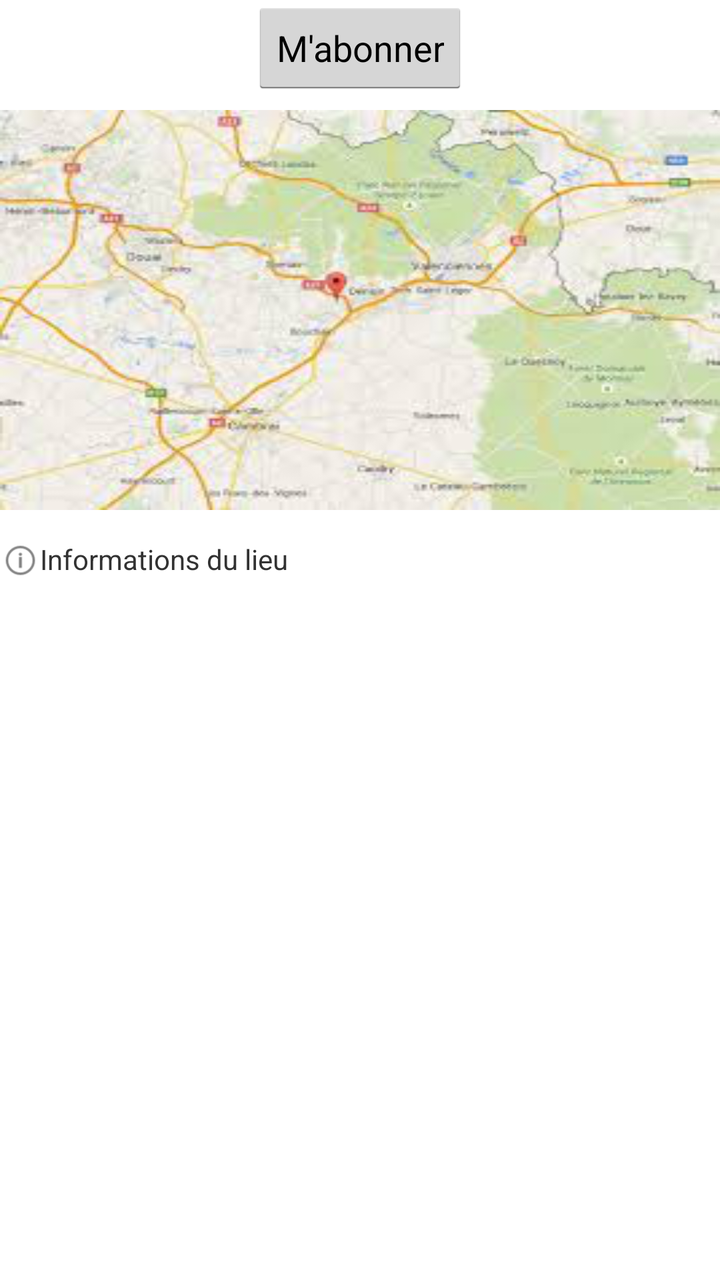
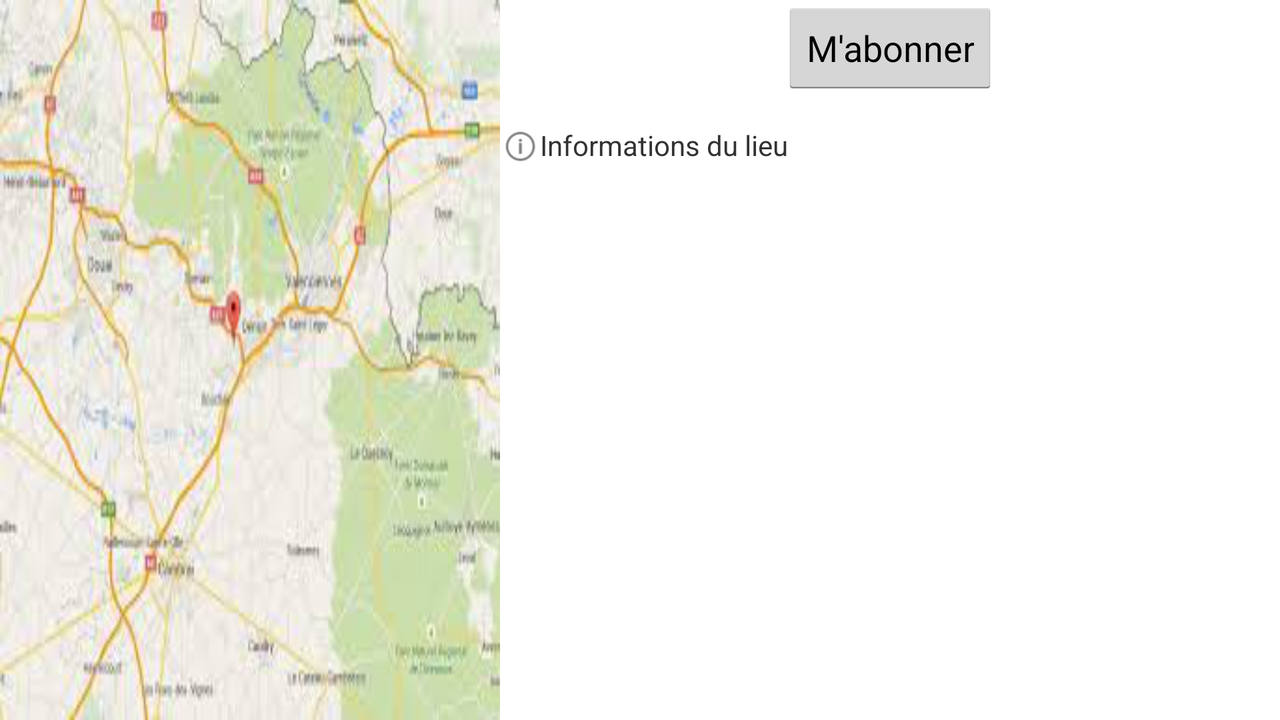

An Android layout and its configuration variant, each rendered on a device that would load it. The default file and the variant file are quoted in full after the pictures.
<!-- AndroidManifest.xml: application theme AppTheme -->
<!-- res/layout/activity_lieu_details.xml -->
<?xml version="1.0" encoding="utf-8"?>

<LinearLayout xmlns:android="http://schemas.android.com/apk/res/android"
    android:layout_width="match_parent"
    android:layout_height="match_parent"
    android:orientation="vertical" >

    <RelativeLayout
        android:layout_width="fill_parent"
        android:layout_height="wrap_content" >

        <Button
            android:id="@+id/lieu_details_layout_button_abonner"
            android:layout_width="wrap_content"
            android:layout_height="wrap_content"
            android:layout_centerHorizontal="true"
            android:text="M&apos;abonner" />
    </RelativeLayout>

    <RelativeLayout
        android:id="@+id/lieu_details_layout_imageLieu"
        android:layout_width="fill_parent"
        android:layout_height="200dp"
        android:layout_marginTop="7dp"
        android:background="@drawable/map2" >
    </RelativeLayout>

    <LinearLayout
        android:id="@+id/lieu_details_layout_groupe_intituleDetails"
        android:layout_width="wrap_content"
        android:layout_height="wrap_content"
        android:layout_marginTop="15dp"
        android:orientation="horizontal" >

        <ImageView
            android:layout_width="20dp"
            android:layout_height="20dp"
            android:contentDescription="Image du lieu"
            android:src="@drawable/ic_action_help" />

        <TextView
            android:layout_width="wrap_content"
            android:layout_height="wrap_content"
            android:text="Informations du lieu" />
    </LinearLayout>

    <ListView
        android:id="@+id/lieu_details_layout_listView_detailsLieu"
        android:layout_width="wrap_content"
        android:layout_height="wrap_content" >
    </ListView>

</LinearLayout>
<!-- resources referenced by this layout -->
<resources>
  <!-- drawable ic_action_help: png bitmap (drawable-mdpi, 1146 bytes) -->
  <!-- drawable map2: png bitmap (drawable-mdpi, 94530 bytes) -->
  <style name="AppTheme" parent="AppBaseTheme">
          
      </style>
  <!-- from res/values-v14/ -->
  <style name="AppBaseTheme" parent="android:Theme.Holo.Light.DarkActionBar">
          
      </style>
</resources>
<!-- res/layout-land/activity_lieu_details.xml (the author's variant of the layout above) -->
<!-- drawn on the phone turned sideways -->
<?xml version="1.0" encoding="utf-8"?>

<LinearLayout xmlns:android="http://schemas.android.com/apk/res/android"
    android:layout_width="match_parent"
    android:layout_height="match_parent"
    android:orientation="horizontal" >

    <RelativeLayout
        android:id="@+id/lieu_details_layout_imageLieu"
        android:layout_width="250dp"
        android:layout_height="fill_parent"
        android:background="@drawable/map2" >
    </RelativeLayout>

     <LinearLayout
            android:layout_width="wrap_content"
            android:layout_height="wrap_content"
            android:orientation="vertical" >

        <RelativeLayout
            android:layout_width="fill_parent"
            android:layout_height="wrap_content" >

            <Button
                android:id="@+id/lieu_details_layout_button_abonner"
                android:layout_width="wrap_content"
                android:layout_height="wrap_content"
                android:layout_centerHorizontal="true"
                android:text="M&apos;abonner" />
        </RelativeLayout>

        <LinearLayout
            android:id="@+id/lieu_details_layout_groupe_intituleDetails"
            android:layout_width="wrap_content"
            android:layout_height="wrap_content"
            android:layout_marginTop="15dp"
            android:orientation="horizontal" >

            <ImageView
                android:layout_width="20dp"
                android:layout_height="20dp"
                android:contentDescription="Image du lieu"
                android:src="@drawable/ic_action_help" />

            <TextView
                android:layout_width="wrap_content"
                android:layout_height="wrap_content"
                android:text="Informations du lieu" />
        </LinearLayout>

        <ListView
            android:id="@+id/lieu_details_layout_listView_detailsLieu"
            android:layout_width="wrap_content"
            android:layout_height="wrap_content" >
        </ListView>
    </LinearLayout>

</LinearLayout>
